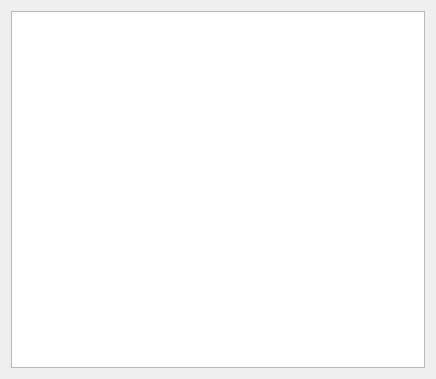
<?xml version="1.0" encoding="UTF-8"?>
<ui version="4.0">
 <class>Dialog</class>
 <widget class="QDialog" name="Dialog">
  <property name="geometry">
   <rect>
    <x>0</x>
    <y>0</y>
    <width>436</width>
    <height>379</height>
   </rect>
  </property>
  <property name="windowTitle">
   <string>Dialog</string>
  </property>
  <layout class="QVBoxLayout" name="verticalLayout">
   <item>
    <layout class="QHBoxLayout" name="horizontalLayout">
     <item>
      <widget class="QTableWidget" name="tableWidget"/>
     </item>
    </layout>
   </item>
  </layout>
 </widget>
 <resources/>
 <connections/>
</ui>
